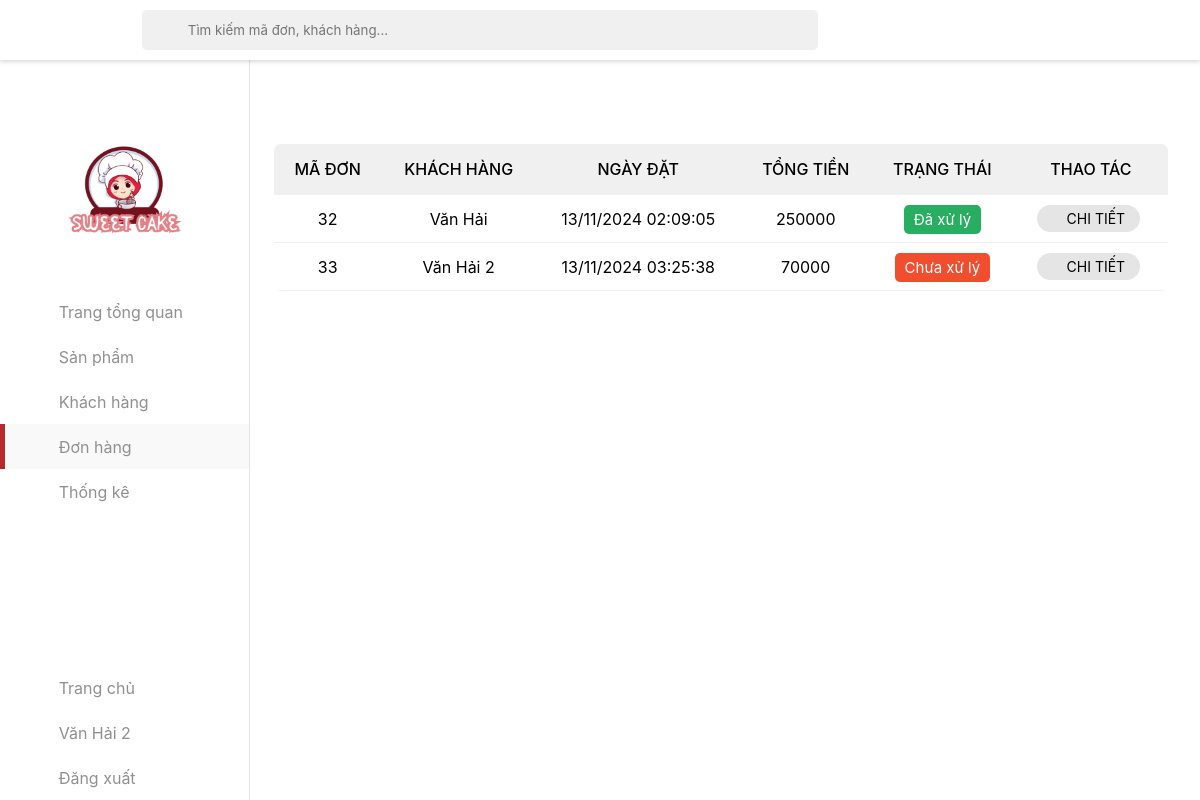
/admindonhang.php (signed in), run on the app's committed database.
### tables this page shows
CREATE TABLE `order` (
  `OrderID` int(11) NOT NULL,
  `UserID` int(11) NOT NULL,
  `NameOder` varchar(100) NOT NULL,
  `PhoneOder` varchar(50) NOT NULL,
  `AddressOder` varchar(100) NOT NULL,
  `Note` varchar(250) DEFAULT NULL,
  `Total` int(11) NOT NULL,
  `CreatTime` int(11) NOT NULL,
  `LastUpdate` int(11) NOT NULL,
  `Status` varchar(20) NOT NULL
);

CREATE TABLE `user` (
  `UserID` int(11) NOT NULL,
  `Fullname` varchar(50) NOT NULL,
  `Username` varchar(50) NOT NULL,
  `Password` varchar(255) NOT NULL,
  `Created_time` datetime NOT NULL,
  `UserRole` varchar(20) NOT NULL,
  `Phone` int(11) NOT NULL,
  `Email` varchar(50) NOT NULL
);

### admindonhang.php (the view, shortened to what this page needs)
<?php
$servername = "localhost";
$db_username = "root";
$db_password = "";
$dbname = "shopbanh";
$conn = new mysqli($servername, $db_username, $db_password, $dbname);
$conn->set_charset("utf8");
$sql = "SELECT o.OrderID, u.FullName AS CustomerName, o.CreatTime, o.Total, o.Status
        FROM `order` o
        JOIN `user` u ON o.UserID = u.UserID";
$stmt = $conn->prepare($sql);
$stmt->execute();
$result = $stmt->get_result();
$orders = [];
if ($result->num_rows > 0) {
    while ($row = $result->fetch_assoc()) {
        $orders[] = $row;
    }
}
?>
<!DOCTYPE html>
<html lang="en">
<head>
    <link rel="stylesheet" href="assets/css/admin.css">
    <link rel="stylesheet" href="./assets/css/toast-message.css">
    <link href="./assets/font/font-awesome-pro-v6-6.2.0/css/all.min.css" rel="stylesheet" type="text/css" />
    <link rel="stylesheet" href="./assets/css/admin-responsive.css">
</head>
<body>
    <header class="header">
        <button class="menu-icon-btn">
            <div class="menu-icon">
                <i class="fa-regular fa-bars"></i>
            </div>
        </button>
    </header>
    <div class="container">
        <aside class="sidebar open">
            <div class="top-sidebar">
                <a href="#" class="channel-logo"><img src="./assets/img/logo.png" alt="Channel Logo"></a>
            </div>
            <div class="middle-sidebar">
                <ul class="sidebar-list">
                    <li class="sidebar-list-item tab-content ">
                        <a href="admin.php" class="sidebar-link">
                            <div class="sidebar-icon"><i class="fa-light fa-house"></i></div>
                            <div class="hidden-sidebar">Trang tổng quan</div>
                        </a>
                    </li>
                    <li class="sidebar-list-item tab-content">
                        <a href="adminsp.php" class="sidebar-link">
                            <div class="sidebar-icon"><i class="fa-light fa-pot-food"></i></div>
                            <div class="hidden-sidebar">Sản phẩm</div>
                        </a>
                    </li>
                    <li class="sidebar-list-item tab-content ">
                        <a href="adminkhachhang.php" class="sidebar-link">
                            <div class="sidebar-icon"><i class="fa-light fa-users"></i></div>
                            <div class="hidden-sidebar">Khách hàng</div>
                        </a>
                    </li>
                    <li class="sidebar-list-item tab-content active">
                        <a href="admindonhang.php" class="sidebar-link">
                            <div class="sidebar-icon"><i class="fa-light fa-basket-shopping"></i></div>
                            <div class="hidden-sidebar">Đơn hàng</div>
                        </a>
                    </li>
                    <li class="sidebar-list-item tab-content">
                        <a href="adminthongke.php" class="sidebar-link">
                            <div class="sidebar-icon"><i class="fa-light fa-chart-simple"></i></div>
                            <div class="hidden-sidebar">Thống kê</div>
                        </a>
                    </li>
                </ul>
            </div>
            <div class="bottom-sidebar">
                <ul class="sidebar-list">
                    <li class="sidebar-list-item user-logout">
                        <a href="index.php" class="sidebar-link">
                            <div class="sidebar-icon"><i class="fa-thin fa-circle-chevron-left"></i></div>
                            <div class="hidden-sidebar">Trang chủ</div>
                        </a>
                    </li>
                    <li class="sidebar-list-item user-logout">
                        <a href="account.php" class="sidebar-link">
                            <div class="sidebar-icon"><i class="fa-light fa-circle-user"></i></div>
                            <div class="hidden-sidebar"><?php echo isset($_SESSION['fullname']) ? htmlspecialchars($_SESSION['fullname']) : 'Tài khoản'; ?></div>
                        </a>
                    </li>
                    <li class="sidebar-list-item user-logout">
                        <a href="dxuat.php" class="sidebar-link">
                            <div class="sidebar-icon"><i class="fa-light fa-arrow-right-from-bracket"></i></div>
                            <div class="hidden-sidebar">Đăng xuất</div>
                        </a>
                    </li>
                </ul>
            </div>
        </aside>
        <main class="content">
            <div class="section">
            <div class="admin-control">
                    <div class="admin-control-center">
                    <form action="" method="GET" class="form-search">
                        <span class="search-btn"><i class="fa-light fa-magnifying-glass"></i></span>
                        <input id="form-search-order" name="search" type="text" class="form-search-input" placeholder="Tìm kiếm mã đơn, khách hàng...">
                    </form>
                    </div>
                </div>
                <div class="table">
                    <table width="100%">
                        <thead>
                            <tr>
                                <td>Mã đơn</td>
                                <td>Khách hàng</td>
                                <td>Ngày đặt</td>
                                <td>Tổng tiền</td>
                                <td>Trạng thái</td>
                                <td>Thao tác</td>
                            </tr>
                        </thead>
                        <tbody id="showOrder">
                        <?php if (count($orders) > 0): ?>
    <?php foreach ($orders as $order): ?>
        <tr>
            <td><?php echo htmlspecialchars($order['OrderID']); ?></td>
            <td><?php echo htmlspecialchars($order['CustomerName']); ?></td>
            <td><?php echo date("d/m/Y H:i:s", $order['CreatTime']); ?></td>
            <td><?php echo htmlspecialchars($order['Total']); ?></td>
            <td>
    <?php
    if ($order['Status'] == 1) {
        echo '<span class="status-no-complete">Chưa xử lý</span>';
    } else {
        echo '<span class="status-complete">Đã xử lý</span>';
    }
    ?>
</td>
<td>
    <button class="btn-detail product-order-detail" onclick="window.location.href='ad_order_detail.php?order_id=<?php echo htmlspecialchars($order['OrderID']); ?>'">
        <i class="fa-regular fa-eye"></i> Chi tiết
    </button>
</td>
        </tr>
    <?php endforeach; ?>
<?php else: ?>
    <tr>
        <td colspan="6" style="text-align: center;">Không có dữ liệu</td>
    </tr>
<?php endif; ?>
</tbody>
                    </table>
                </div>
            </div>
        </main>
    </div>
</body>
</html>

### assets/css/admin-responsive.css (style rules this page uses)
:root { --red: #B5292F; --lightest-gray: rgb(249, 249, 249); }
@media only screen and (max-width: 1200px) { .admin-control-center { margin: 1rem -1rem; width: 25rem; } }
@media only screen and (max-width: 1200px) { .status-no-complete,.status-complete { display: inline; white-space: nowrap; } }
@media only screen and (max-width: 1200px) { .header { z-index: 100; display: flex; } }
@media only screen and (max-width: 1200px) { .form-search { position: fixed; left: 60px; top: 10px; width: 70%; z-index: 101; } }
@media only screen and (max-width: 1200px) { .sidebar { height: calc(100vh - var(--header-height)); top: var(--header-height); } }

### data on the page
order: OrderID "32", UserID.Fullname "Văn Hải", CreatTime "13/11/2024 02:09:05", Total "250000", Status "Đã xử lý"
order: OrderID "33", UserID.Fullname "Văn Hải 2", CreatTime "13/11/2024 03:25:38", Total "70000", Status "Chưa xử lý"

### other printed values
$_SESSION['fullname'] "Văn Hải 2"
